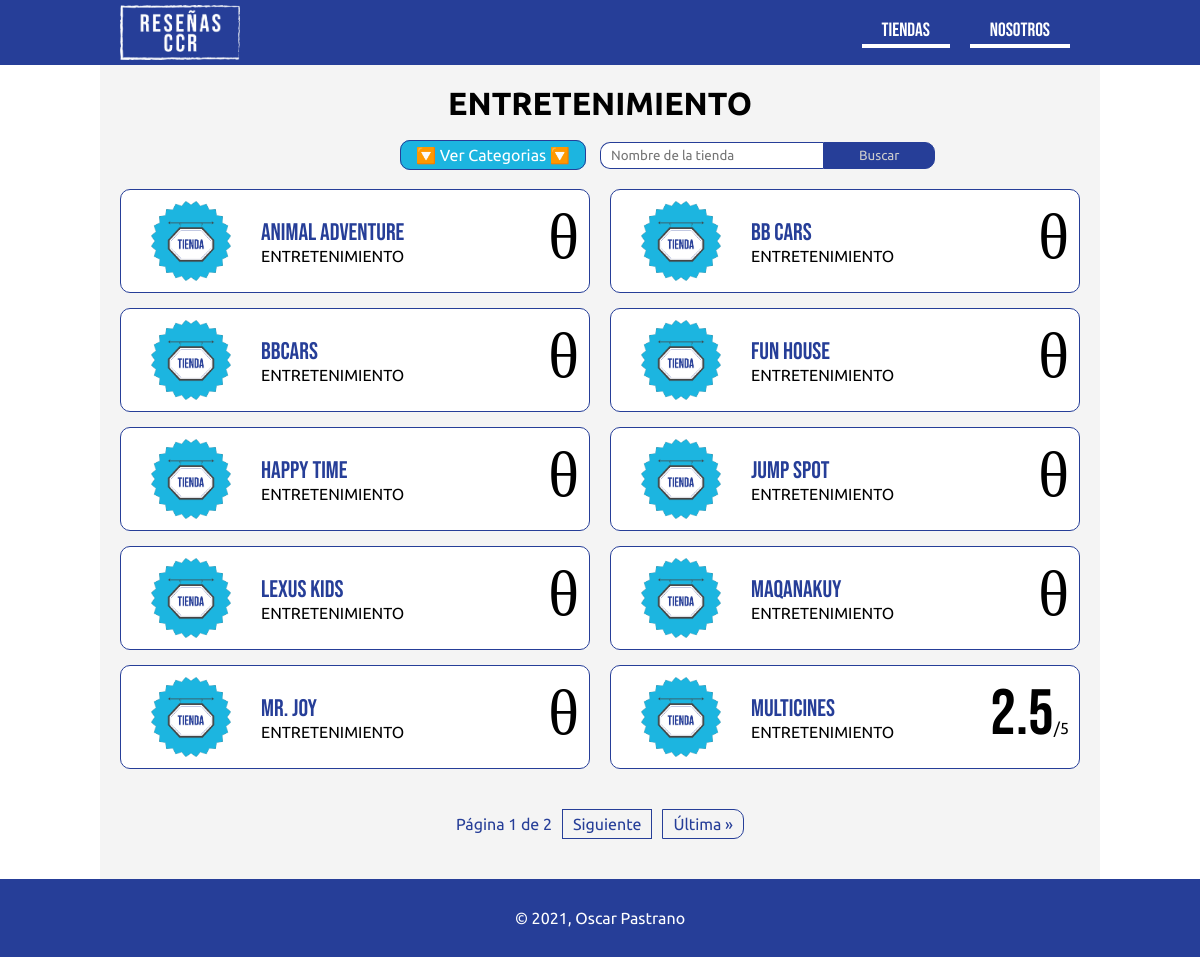
The page /categorias/2/ on the database its author committed.
### reviews/models.py (models this page shows, shortened)
class Category(models.Model):
	name = models.CharField(max_length=150)
	description = models.TextField(null=True, blank=True)
	class Meta:
		ordering = ['name']

class Store(models.Model):
	name = models.CharField(max_length=150)
	room = models.CharField(max_length=150,  null=True, blank=True)
	description = models.TextField( null=True, blank=True)
	score = models.DecimalField(max_digits=4, decimal_places=2, null=True, blank=True)
	logo = models.TextField( null=True, blank=True)
	category = models.ForeignKey(
		Category, on_delete=models.SET_NULL, related_name='stores', null=True, blank=True
	)
	class Meta:
		ordering = ['name']
	def totalScore(self):
		total = 0
		for rev in self.reviews.all():
			total = total + rev.score
		if total > 0:
			return total / len(self.reviews.all())
		else:
			return 0

class Review(models.Model):
	score = models.IntegerField()
	name = models.CharField(max_length=150, blank=True)
	description = models.TextField( null=True, blank=True)
	created = models.DateTimeField(auto_now_add=True)
	store = models.ForeignKey(
		Store, on_delete=models.SET_NULL, related_name='reviews', null=True, blank=True
	)
	class Meta:
		ordering = ['-created']

### reviews/views.py (the view)
# urls.py: path('categorias/<int:ctg>/', storeList, name='stores'),
def storeList(request, ctg):
	categories = Category.objects.all()
	storeTxt = request.GET.get('storeTxt') or ''
	catObj = None
	if ctg == 0:
		if storeTxt:
			store_list = Store.objects.filter(name__icontains=storeTxt)
		else:
			store_list = Store.objects.all()
	else:
		catObj = Category.objects.get(id=ctg)
		if storeTxt:
			store_list = Store.objects.filter(name__icontains=storeTxt, category=catObj)
		else:
			store_list = Store.objects.filter(category=catObj)
	page = request.GET.get('page')
	if page and page.isdigit():
		page = int(page)
	else:
		page = 1
	paginator = Paginator(store_list, 10)
	page_obj = paginator.get_page(page)
	context = {
		'catObj': catObj,
		'categories': categories,
		'page_obj': page_obj
	}
	return render(request, 'reviews/store_list.html', context)

### reviews/templates/reviews/store_list.html (shortened to what this page needs)
{% extends 'base.html' %} {% load static %}
{% block main %}
{% if not catObj %}
<h1>Todas las tiendas</h1>
{% else %}
<h1>{{catObj.name}}</h1>
{% endif %}
<div class="search">
   <div class="filter">
      <label for="cts">🔽 Ver Categorias 🔽</label>
   </div>
   <form action="." method="get">
      <input
         type="text"
         name="storeTxt"
         placeholder="Nombre de la tienda"
         value="{{request.GET.storeTxt}}"
      />
      <button type="submit">Buscar</button>
   </form>
</div>
<ul class="storeLst">
   {% for store in page_obj %}
   <li>
      <div class="logo">
         <img src=" {% static 'img/storeLogo.png' %} " alt="" />
      </div>
      <div class="info">
         <p>
            <a href=" {% url 'reviews:store' store.id %} " class="strName">
               {{store.name}}
            </a>
         </p>
         <p>{{store.category.name}}</p>
      </div>
      <div class="score">
         {% if store.totalScore == 0 %}
         <p>&theta;</p>
         {% else %}
         <p>{{store.totalScore|floatformat}} <span>/5</span></p>
         {% endif %}
      </div>
   </li>
   {% endfor %}
</ul>
{% include './partials/pagination.html' %}
{% endblock %}

### assets/css/main.css (style rules this page uses)
* { margin:0;padding:0;box-sizing:border-box;font-family:ubuntu }
body { font-family:arial;background:#fff;color:#000 }
ul { list-style:none }
a { text-decoration:none;color:#fff }
main>h1 { padding-top:20px;text-align:center }
.search { padding-top:20px;display:flex;align-items:center;justify-content:space-between;width:40%;margin:0 auto }
.search .filter { position:relative;flex:2 }
.search label { background:#1cb5e0;padding:5px 15px;border:1px solid #263e98;border-radius:10px;color:#fff;transition:.2s;cursor:pointer }
.search form { margin:0 auto;max-width:50%;display:flex;font-size:.9rem }
.search form input { padding:5px 10px;border-radius:10px 0 0 10px;outline:none;border:1px solid #263e98;border-right:none }
.search form button { outline:none;padding:0 35px;border-radius:0 10px 10px 0;border:1px solid #263e98;background:#263e98;color:#ccc;cursor:pointer;transition:.2s }
.storeLst { padding:20px 20px 0;display:grid;grid-template-columns:repeat(2, 1fr);grid-gap:15px 20px }
.storeLst li { display:flex;align-items:center;padding:10px;border:1px solid #263e98;border-radius:10px;background:#fff;transition:.2s }
.storeLst li a { font-size:1.4rem;color:#263e98 }
.storeLst li .logo { margin-right:10px;width:120px }
.storeLst li img { height:80px;display:block;margin:0 auto }
.storeLst li .info { flex:1;margin-right:10px }
.storeLst li .info .strName { font-size:1.5rem }
.storeLst li .info a { transition:.2s;display:inline-block;font-family:"Bebas Neue" }
.storeLst li .score p { font-family:"Bebas Neue";font-size:4rem;border-bottom:5px solid #fff }
.storeLst li .score span { font-size:1rem;margin-left:-10px }

### rows shown on the page
Category: name "ENTRETENIMIENTO"
Store: name "ANIMAL ADVENTURE", category.name "ENTRETENIMIENTO", shows "θ"
Store: name "BB CARS", category.name "ENTRETENIMIENTO", shows "θ"
Store: name "BBCARS", category.name "ENTRETENIMIENTO", shows "θ"
Store: name "FUN HOUSE", category.name "ENTRETENIMIENTO", shows "θ"
Store: name "HAPPY TIME", category.name "ENTRETENIMIENTO", shows "θ"
Store: name "JUMP SPOT", category.name "ENTRETENIMIENTO", shows "θ"
Store: name "LEXUS KIDS", category.name "ENTRETENIMIENTO", shows "θ"
Store: name "MAQANAKUY", category.name "ENTRETENIMIENTO", shows "θ"
Store: name "MR. JOY", category.name "ENTRETENIMIENTO", shows "θ"
Store: name "MULTICINES", category.name "ENTRETENIMIENTO", totalScore "2.5"

### other values the page prints
{{ page_obj.number }} "1"
{{ page_obj.paginator.num_pages }} "2"
